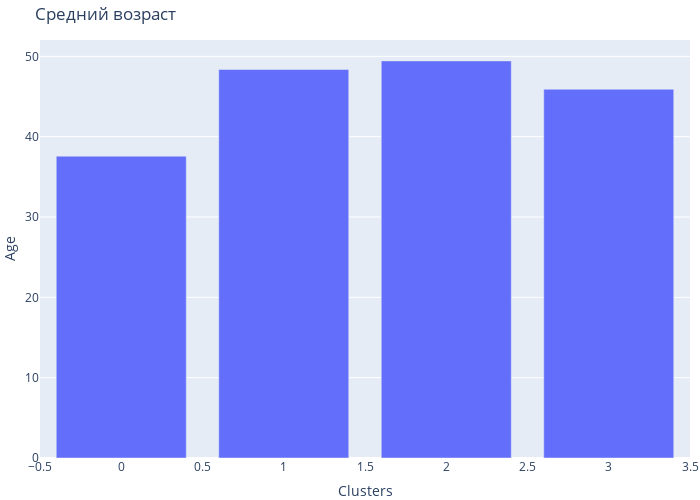

Notebook code for this chart:
### Code cell
fig = px.bar(by_cluster, y='Age',
                 height=500,
                 width=700,
                 title='Средний возраст')

fig.update_layout(legend_orientation='h',
                  legend=dict(x=.5, xanchor='center'),
                  hovermode='x',
                  margin=dict(l=0, r=10, t=40, b=0))

fig.show()

### Figure 1 — Plotly figure (JSON) as saved in the notebook; plotly's stock layout.template omitted (floating-point values rounded to 4 significant figures)
{"data": [{"alignmentgroup": "True", "hovertemplate": "Clusters=%{x}<br>Age=%{y}<extra></extra>", "legendgroup": "", "marker": {"color": "#636efa", "pattern": {"shape": ""}}, "name": "", "offsetgroup": "", "orientation": "v", "showlegend": false, "textposition": "auto", "type": "bar", "x": [0, 1, 2, 3], "xaxis": "x", "y": [37.58, 48.37, 49.44, 45.91], "yaxis": "y"}], "layout": {"barmode": "relative", "height": 500, "hovermode": "x", "legend": {"orientation": "h", "tracegroupgap": 0, "x": 0.5, "xanchor": "center"}, "margin": {"b": 0, "l": 0, "r": 10, "t": 40}, "title": {"text": "Средний возраст"}, "width": 700, "xaxis": {"anchor": "y", "domain": [0, 1], "title": {"text": "Clusters"}}, "yaxis": {"anchor": "x", "domain": [0, 1], "title": {"text": "Age"}}}}
